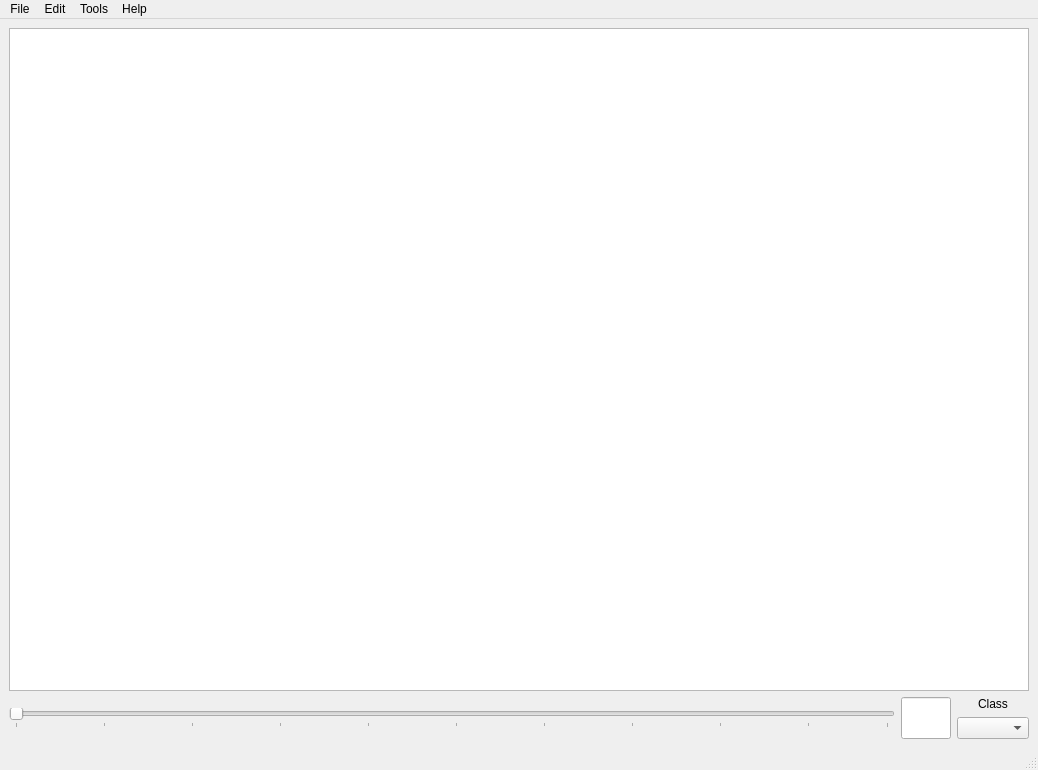
<?xml version="1.0" encoding="UTF-8"?>
<ui version="4.0">
 <class>VideoAnnotationTool</class>
 <widget class="QMainWindow" name="VideoAnnotationTool">
  <property name="geometry">
   <rect>
    <x>0</x>
    <y>0</y>
    <width>1038</width>
    <height>770</height>
   </rect>
  </property>
  <property name="windowTitle">
   <string>Video Annotation Tool</string>
  </property>
  <widget class="QWidget" name="centralwidget">
   <layout class="QVBoxLayout" name="verticalLayout_2">
    <item>
     <widget class="QGraphicsView" name="graphicsView"/>
    </item>
    <item>
     <layout class="QHBoxLayout" name="horizontalLayout">
      <item>
       <widget class="QSlider" name="frameSlider">
        <property name="maximumSize">
         <size>
          <width>16777215</width>
          <height>16777215</height>
         </size>
        </property>
        <property name="minimum">
         <number>1</number>
        </property>
        <property name="maximum">
         <number>100</number>
        </property>
        <property name="orientation">
         <enum>Qt::Horizontal</enum>
        </property>
        <property name="tickPosition">
         <enum>QSlider::TicksBelow</enum>
        </property>
       </widget>
      </item>
      <item>
       <widget class="QLineEdit" name="frameEdit">
        <property name="maximumSize">
         <size>
          <width>50</width>
          <height>50</height>
         </size>
        </property>
        <property name="alignment">
         <set>Qt::AlignCenter</set>
        </property>
       </widget>
      </item>
      <item>
       <layout class="QVBoxLayout" name="verticalLayout">
        <item>
         <widget class="QLabel" name="classSelectionLabel">
          <property name="maximumSize">
           <size>
            <width>128</width>
            <height>16777215</height>
           </size>
          </property>
          <property name="text">
           <string>Class</string>
          </property>
          <property name="alignment">
           <set>Qt::AlignCenter</set>
          </property>
         </widget>
        </item>
        <item>
         <widget class="QComboBox" name="classSelectionComboBox">
          <property name="maximumSize">
           <size>
            <width>128</width>
            <height>16777215</height>
           </size>
          </property>
          <property name="editable">
           <bool>false</bool>
          </property>
         </widget>
        </item>
       </layout>
      </item>
     </layout>
    </item>
   </layout>
  </widget>
  <widget class="QMenuBar" name="menubar">
   <property name="geometry">
    <rect>
     <x>0</x>
     <y>0</y>
     <width>1038</width>
     <height>26</height>
    </rect>
   </property>
   <widget class="QMenu" name="menuFile">
    <property name="title">
     <string>File</string>
    </property>
    <addaction name="actionNew"/>
    <addaction name="actionOpen"/>
    <addaction name="actionSaveAs"/>
    <addaction name="actionQuit"/>
   </widget>
   <widget class="QMenu" name="menuEdit">
    <property name="title">
     <string>Edit</string>
    </property>
    <addaction name="actionUndo"/>
    <addaction name="actionRedo"/>
   </widget>
   <widget class="QMenu" name="menuTools">
    <property name="title">
     <string>Tools</string>
    </property>
    <addaction name="actionExport"/>
    <addaction name="actionCombine_Objects"/>
   </widget>
   <widget class="QMenu" name="menuHelp">
    <property name="title">
     <string>Help</string>
    </property>
    <addaction name="actionAbout"/>
    <addaction name="actionUser_Guide"/>
   </widget>
   <addaction name="menuFile"/>
   <addaction name="menuEdit"/>
   <addaction name="menuTools"/>
   <addaction name="menuHelp"/>
  </widget>
  <widget class="QStatusBar" name="statusbar"/>
  <action name="actionQuit">
   <property name="text">
    <string>Quit</string>
   </property>
  </action>
  <action name="actionNew">
   <property name="text">
    <string>New</string>
   </property>
   <property name="shortcut">
    <string>Ctrl+O</string>
   </property>
  </action>
  <action name="actionUndo">
   <property name="text">
    <string>Undo</string>
   </property>
   <property name="shortcut">
    <string>Ctrl+Z</string>
   </property>
  </action>
  <action name="actionRedo">
   <property name="text">
    <string>Redo</string>
   </property>
   <property name="shortcut">
    <string>Ctrl+Y</string>
   </property>
  </action>
  <action name="actionExport">
   <property name="text">
    <string>Export</string>
   </property>
   <property name="shortcut">
    <string>Ctrl+E</string>
   </property>
  </action>
  <action name="actionAbout">
   <property name="text">
    <string>About</string>
   </property>
  </action>
  <action name="actionUser_Guide">
   <property name="text">
    <string>User Guide</string>
   </property>
  </action>
  <action name="actionCombine_Objects">
   <property name="text">
    <string>Combine Objects</string>
   </property>
  </action>
  <action name="actionOpen">
   <property name="text">
    <string>Open</string>
   </property>
  </action>
  <action name="actionSaveAs">
   <property name="text">
    <string>Save As</string>
   </property>
  </action>
 </widget>
 <resources/>
 <connections/>
</ui>
